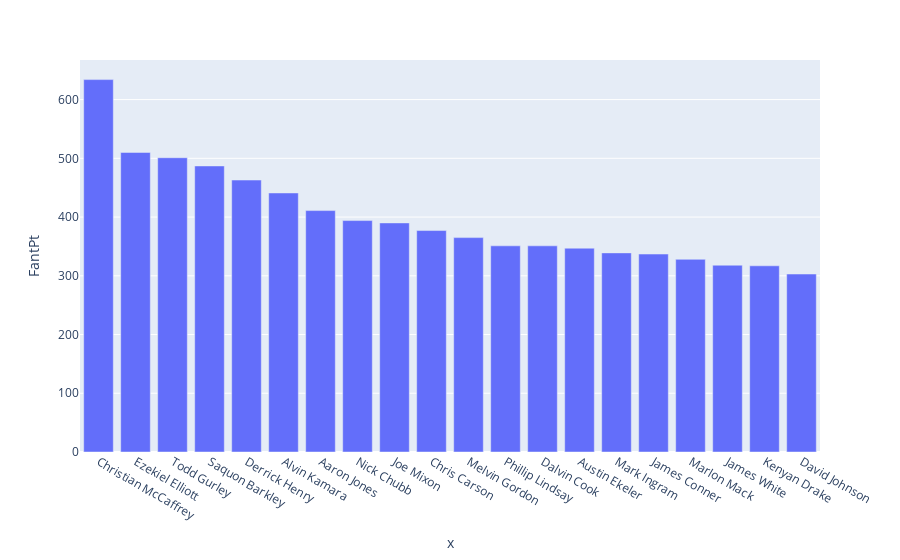

Write notebook code for a chart like this one.
### Code cell
rb_s = rb.sort_values('FantPt', ascending=False).head(20)

fig = px.bar(rb_s, x=rb_s.index, y='FantPt')
fig.show()

### Figure 1 — Plotly figure (JSON) as saved in the notebook; plotly's stock layout.template omitted (floating-point values rounded to 4 significant figures)
{"data": [{"alignmentgroup": "True", "hovertemplate": "x=%{x}<br>FantPt=%{y}<extra></extra>", "legendgroup": "", "marker": {"color": "#636efa"}, "name": "", "offsetgroup": "", "orientation": "v", "showlegend": false, "textposition": "auto", "type": "bar", "x": ["Christian McCaffrey", "Ezekiel Elliott", "Todd Gurley", "Saquon Barkley", "Derrick Henry", "Alvin Kamara", "Aaron Jones", "Nick Chubb", "Joe Mixon", "Chris Carson", "Melvin Gordon", "Phillip Lindsay", "Dalvin Cook", "Austin Ekeler", "Mark Ingram", "James Conner", "Marlon Mack", "James White", "Kenyan Drake", "David Johnson"], "xaxis": "x", "y": [634, 510, 501, 487, 463, 441, 411, 394, 390, 377, 365, 351, 351, 347, 339, 337, 328, 318, 317, 303], "yaxis": "y"}], "layout": {"autosize": true, "barmode": "relative", "legend": {"tracegroupgap": 0}, "margin": {"t": 60}, "xaxis": {"anchor": "y", "autorange": true, "domain": [0, 1], "range": [-0.5, 19.5], "title": {"text": "x"}, "type": "category"}, "yaxis": {"anchor": "x", "autorange": true, "domain": [0, 1], "range": [0, 667.4], "title": {"text": "FantPt"}, "type": "linear"}}}
